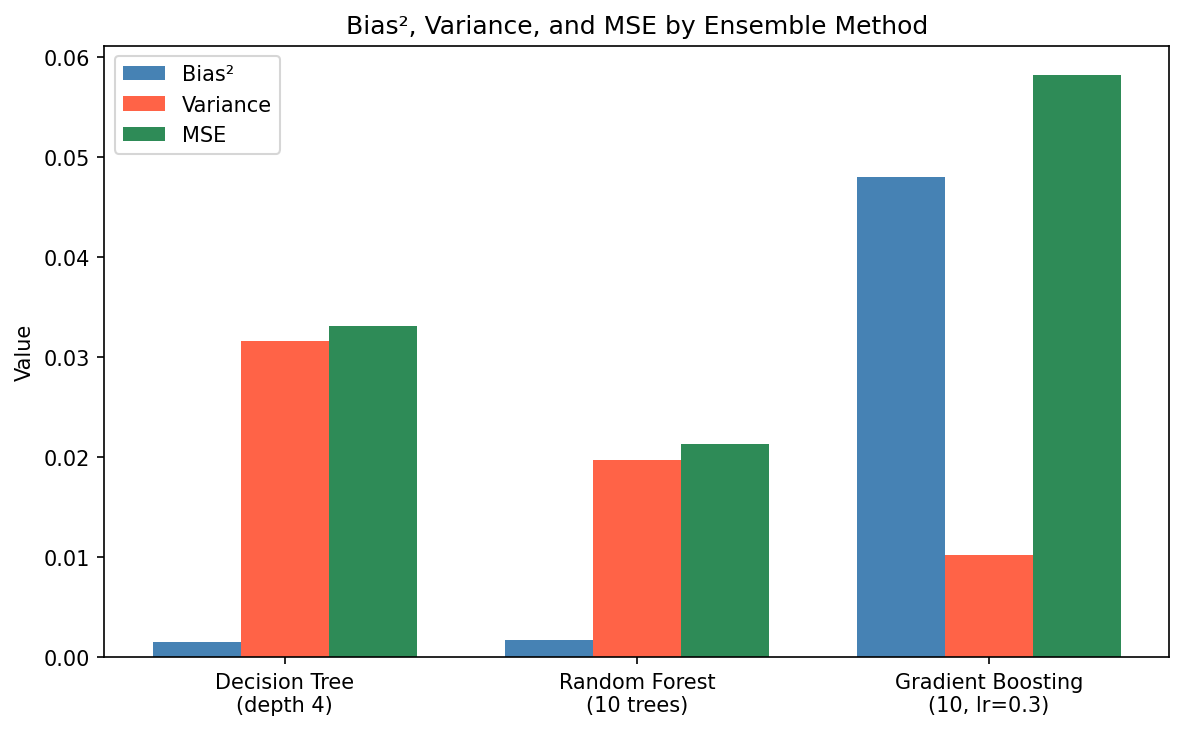

This figure's Python source:
import matplotlib
matplotlib.use("Agg")
import matplotlib.pyplot as plt
import numpy as np

models = ["Decision Tree\n(depth 4)", "Random Forest\n(10 trees)", "Gradient Boosting\n(10, lr=0.3)"]
bias2    = [0.0015, 0.0017, 0.0480]
variance = [0.0316, 0.0197, 0.0102]
mse      = [0.0331, 0.0213, 0.0582]

x = np.arange(len(models))
width = 0.25

fig, ax = plt.subplots(figsize=(8, 5))
ax.bar(x - width, bias2,    width, label="Bias²",    color="steelblue")
ax.bar(x,         variance, width, label="Variance", color="tomato")
ax.bar(x + width, mse,      width, label="MSE",      color="seagreen")

ax.set_xticks(x)
ax.set_xticklabels(models)
ax.set_ylabel("Value")
ax.legend()
ax.set_title("Bias², Variance, and MSE by Ensemble Method")

fig.tight_layout()
fig.savefig("ensemble_barplot.png", bbox_inches="tight", dpi=150)
